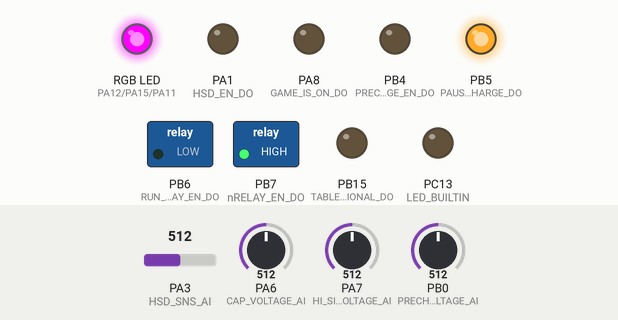
A program run on a simulated STM32 Blue Pill. Parts: switched loads named in the program (green lamp = pin HIGH), an RGB LED mixed from three pins (HIGH = lit), output pins drawn as LEDs (lit = HIGH). The test bench sets the inputs (shaded band); at power-on: PA3 (HSD_SNS_AI) = 512, PA7 (HI_SIDE_COIL_VOLTAGE_AI) = 512, PB0 (PRECHARGE_RELAY_COIL_VOLTAGE_AI) = 512, PA6 (CAP_VOLTAGE_AI) = 512. Pins used as bus, display or sensor lines are not drawn.

Above: at 1.2 s.
1.3 s: PA3 (HSD_SNS_AI) set to 188
2.8 s: PA3 (HSD_SNS_AI) set to 159
At 3.9 s:
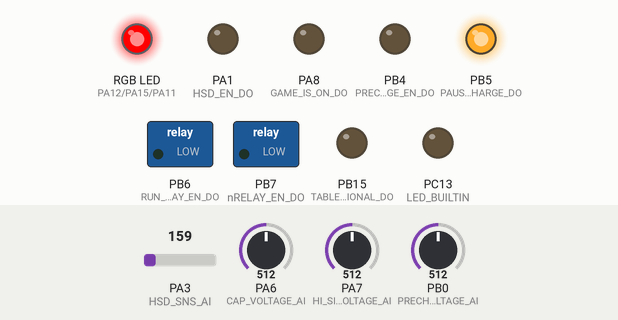
4.3 s: PA7 (HI_SIDE_COIL_VOLTAGE_AI) set to 770
5.8 s: PA7 (HI_SIDE_COIL_VOLTAGE_AI) set to 792
At 6.4 s:
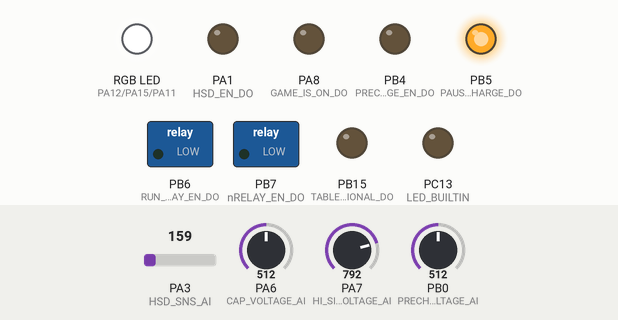
7.3 s: PA7 (HI_SIDE_COIL_VOLTAGE_AI) set to 716
At 8.5 s:
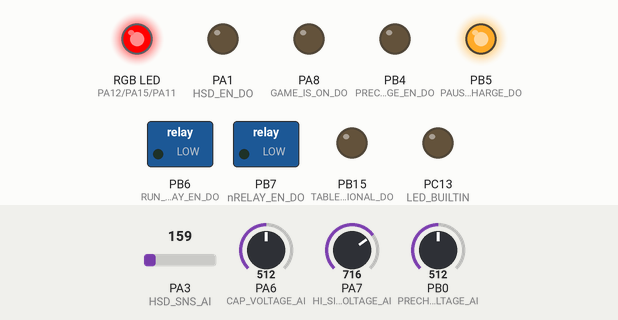
8.8 s: PB0 (PRECHARGE_RELAY_COIL_VOLTAGE_AI) set to 770
10.3 s: PB0 (PRECHARGE_RELAY_COIL_VOLTAGE_AI) set to 797
At 11.7 s:
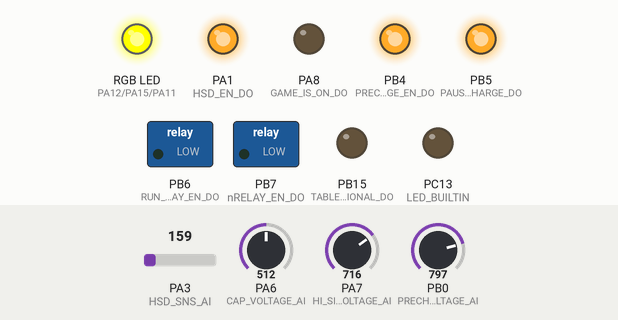
Timing chart, 0 to 12.8 s (numbered marks = the images above; inputs shaded):
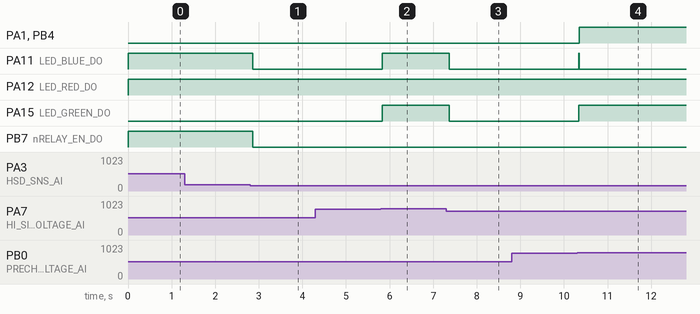

The program:

main.cpp
```cpp
#include "Arduino.h"
#include <Wire.h>

#define HSD_MAX_TEMP 140.0 //Double check with datasheet
#define HSD_MAX_CURRENT 60.0 //Double check with Altium configuration
#define MIN_CAP_VOLTAGE 22.0
#define LED_FLASH_DELAY 500

#define LED_BUILTIN_DO PC13

#define nRELAY_EN_DO PB7
#define nHIT_LIMIT_DI PA4
#define PRECHARGE_EN_DO PB4
#define PAUSE_DISCHARGE_DO PB5
#define RUN_RELAY_EN_DO PB6

#define TABLE_IS_OPERATIONAL_DO PB15
#define GAME_IS_ON_DO PA8

#define LED_RED_DO PA12
#define LED_GREEN_DO PA15
#define LED_BLUE_DO PA11

#define HSD_EN_DO PA1
#define HSD_LATCH_DO PA2
#define HSD_SEL1_DO PA0
#define HSD_SNS_AI PA3

#define CAP_VOLTAGE_AI PA6
#define HI_SIDE_COIL_VOLTAGE_AI PA7
#define PRECHARGE_RELAY_COIL_VOLTAGE_AI PB0

HardwareSerial Serial2(PA10,PA9);

bool did_transition = false;
int start_millis;
bool light_state = false;
bool cap_fault = false;
bool hsd_temp_fault = false;
bool hsd_current_fault = false;
bool loop_fault = false;

bool latched_cap_fault = false;
bool latched_hsd_temp_fault = false;
bool latched_hsd_current_fault = false;
bool latched_loop_fault = false;

float HSD_get_current(){
  digitalWrite(HSD_SEL1_DO, 0);
  return analogRead(HSD_SNS_AI)*3.3*5000/(261*1023); //5000=Ksns, 261=Rsns
}
float HSD_get_temperature(){
  digitalWrite(HSD_SEL1_DO, 1);
  return (((analogRead(HSD_SNS_AI)*3.3/1023)-0.1483)/0.0029); //5000=Ksns, 261=Rsns
}
void HSD_enable(){
  digitalWrite(HSD_EN_DO, 1);
}
void HSD_disable(){
  digitalWrite(HSD_EN_DO, 0);
}
void HSD_latch_faults(){
  digitalWrite(HSD_LATCH_DO, 1);
}
void HSD_retry_after_faults(){
  digitalWrite(HSD_LATCH_DO, 0);
}

float get_high_side_relay_coil_voltage(){
  return analogRead(HI_SIDE_COIL_VOLTAGE_AI)*3.3*7.9/1023;
}
float get_precharge_relay_coil_voltage(){
  return analogRead(PRECHARGE_RELAY_COIL_VOLTAGE_AI)*3.3*7.9/1023;
}
float get_capacitor_voltage(){
  return analogRead(CAP_VOLTAGE_AI)*3.3*7.9/1023;
}

enum hw_state{
  SW_PRECHARGE,
  SW_RUN,
  SW_OFF
};

hw_state get_hardware_state(){
  hw_state current_hw_state = SW_PRECHARGE;
  if(get_precharge_relay_coil_voltage()<20 && get_precharge_relay_coil_voltage()<20 &&
    get_high_side_relay_coil_voltage()<20 && get_high_side_relay_coil_voltage()<20){ //2 reads to debounce in transition
    current_hw_state = SW_OFF;
  }
  else if(get_high_side_relay_coil_voltage()>20){
    current_hw_state = SW_RUN;
  }
  else if(get_precharge_relay_coil_voltage()>20){
    current_hw_state = SW_PRECHARGE;
  }
  return current_hw_state;
}

enum state{
  INIT,
  PRECHARGE,
  WAIT_TO_RUN,
  RUN,
  FAULT
};

enum color{
  BLACK,
  RED,
  BLUE,
  GREEN,
  PURPLE,
  CYAN,
  YELLOW,
  WHITE
};

void setLED(color LEDcolor){
  int red_state = 0;
  int green_state = 0;
  int blue_state = 0;

  switch(LEDcolor){
    case BLACK:
      red_state = 0;
      green_state = 0;
      blue_state = 0;
    break;
    case RED:
      red_state = 1;
      green_state = 0;
      blue_state = 0;
    break;
    case GREEN:
      red_state = 0;
      green_state = 1;
      blue_state = 0;
    break;
    case BLUE:
      red_state = 0;
      green_state = 0;
      blue_state = 1;
    break;
    case PURPLE:
      red_state = 1;
      green_state = 0;
      blue_state = 1;
    break;
    case CYAN:
      red_state = 0;
      green_state = 1;
      blue_state = 1;
    break;
    case YELLOW:
      red_state = 1;
      green_state = 1;
      blue_state = 0;
    break;
    case WHITE:
      red_state = 1;
      green_state = 1;
      blue_state = 1;
    break;
  }
  digitalWrite(LED_RED_DO, red_state);
  digitalWrite(LED_GREEN_DO, green_state);
  digitalWrite(LED_BLUE_DO, blue_state);
}

state state_machine_transition(state local_current_state){
  hsd_temp_fault = HSD_get_temperature()>HSD_MAX_TEMP; //TODO catch HSD self-turnoff
  hsd_current_fault = HSD_get_current()>HSD_MAX_CURRENT;
  loop_fault = get_hardware_state() == SW_OFF;
  cap_fault = get_capacitor_voltage()<MIN_CAP_VOLTAGE && (local_current_state == RUN || local_current_state == WAIT_TO_RUN);
  bool is_faulted = hsd_temp_fault || hsd_current_fault || loop_fault || cap_fault;
  state local_new_state = local_current_state;
  switch(local_current_state){ //state machine transition logic
    case INIT:
      if(get_hardware_state() == SW_PRECHARGE){
        local_new_state = PRECHARGE;
      }
      if(is_faulted){
        local_new_state = FAULT;
      }
    break;
    case PRECHARGE:
      if(is_faulted || get_hardware_state() != SW_PRECHARGE){
        local_new_state = FAULT;
      }
      else if(get_capacitor_voltage()>23.5){
        local_new_state = WAIT_TO_RUN;
      }
    break;
    case WAIT_TO_RUN:
      if(is_faulted){
        local_new_state = FAULT;
      }
      else if(get_hardware_state() == SW_RUN){
        local_new_state = RUN;
      }
    break;
    case RUN:
      if(is_faulted || get_hardware_state() != SW_RUN){
        local_new_state = FAULT;
      }
    break;
    case FAULT:
      if(!is_faulted){
        local_new_state = INIT;
      }
    break;
  }
  return local_new_state;
}

state current_state = INIT;
state new_state = INIT;

void setup()
{
  Serial2.begin(9600);
  pinMode(LED_BUILTIN, OUTPUT);
  pinMode(nRELAY_EN_DO, OUTPUT);
  pinMode(PAUSE_DISCHARGE_DO, OUTPUT);
  pinMode(LED_RED_DO, OUTPUT);
  pinMode(LED_GREEN_DO, OUTPUT);
  pinMode(LED_BLUE_DO, OUTPUT);
  pinMode(nHIT_LIMIT_DI, INPUT);
  pinMode(PRECHARGE_EN_DO, OUTPUT);
  pinMode(RUN_RELAY_EN_DO, OUTPUT);
  pinMode(TABLE_IS_OPERATIONAL_DO, OUTPUT);
  pinMode(GAME_IS_ON_DO, OUTPUT);
  pinMode(HSD_EN_DO, OUTPUT);
  pinMode(HSD_LATCH_DO, OUTPUT);
  pinMode(HSD_SEL1_DO, OUTPUT);

  digitalWrite(nRELAY_EN_DO, LOW); //Set SW shdn to ok state
  digitalWrite(PAUSE_DISCHARGE_DO, HIGH); //Do not pause discharge during a loop-open event
  digitalWrite(PRECHARGE_EN_DO, LOW); //Open precharge relay
  digitalWrite(RUN_RELAY_EN_DO, LOW); //Open run relay
  HSD_retry_after_faults();
}

void loop() {
  Serial2.print("HSD Current: ");
  Serial2.println(HSD_get_current());
  if(cap_fault){
    latched_cap_fault = true;
  }
  if(hsd_temp_fault){
    latched_hsd_temp_fault = true;
  }
  if(hsd_current_fault){
    latched_hsd_current_fault = true;
  }
  if(loop_fault){
    latched_loop_fault = true;
  }

  new_state = state_machine_transition(current_state); //check if state transition is required
  did_transition = (new_state != current_state);
  if(did_transition){ //run on exit blocks
    switch(current_state){
      case INIT:
        //do nothing
      break;
      case PRECHARGE:
        //do nothing
      break;
      case WAIT_TO_RUN:
        digitalWrite(PRECHARGE_EN_DO, LOW); //Open precharge relay
      break;
      case RUN:
        digitalWrite(RUN_RELAY_EN_DO, LOW); //Open run relay
        digitalWrite(TABLE_IS_OPERATIONAL_DO, LOW); //Tell controls processor that table is not ready to go
      break;
      case FAULT:
        //do nothing?
      break;
    }
  }
  current_state = new_state; //state transition
  if(did_transition){ //run on entry blocks
    switch(current_state){
      case INIT:
        digitalWrite(PRECHARGE_EN_DO, LOW); //Open precharge relay
        digitalWrite(RUN_RELAY_EN_DO, LOW); //Open run relay
      break;
      case PRECHARGE:
        digitalWrite(PRECHARGE_EN_DO, HIGH); //Close precharge relay
        HSD_enable();
      break;
      case WAIT_TO_RUN:
        start_millis = millis();
      break;
      case RUN:
        digitalWrite(RUN_RELAY_EN_DO, HIGH); //Close run relay
        digitalWrite(TABLE_IS_OPERATIONAL_DO, HIGH); //Tell controls processor that table is ready to go
      break;
      case FAULT:
        HSD_disable();
      break;
    }
  }
  switch(current_state){ //run on loop blocks
    case INIT:
      setLED(WHITE);
    break;
    case PRECHARGE:
      setLED(YELLOW);
    break;
    case WAIT_TO_RUN:
      if(millis()>start_millis+LED_FLASH_DELAY){ //flash RGB in green, black state
        if(!light_state){
          setLED(GREEN);
          start_millis = millis();
          light_state = true;
        }
        else{
          setLED(BLACK);
          start_millis = millis();
          light_state = false;
        }
      }
    break;
    case RUN:
      setLED(GREEN);
    break;
    case FAULT:
      Serial2.print("Current Faults: ");
      Serial2.print(cap_fault);
      Serial2.print(hsd_temp_fault);
      Serial2.print(hsd_current_fault);
      Serial2.println(loop_fault);

      Serial2.print("Latched Faults: ");
      Serial2.print(latched_cap_fault);
      Serial2.print(latched_hsd_temp_fault);
      Serial2.print(latched_hsd_current_fault);
      Serial2.println(latched_loop_fault);

      if(cap_fault){
          setLED(BLUE); //TODO
          digitalWrite(nRELAY_EN_DO, HIGH);
        }
      else if(hsd_temp_fault || hsd_current_fault){
        setLED(PURPLE);
        digitalWrite(nRELAY_EN_DO, HIGH);
      }
      else if(loop_fault){
        setLED(RED);
        digitalWrite(nRELAY_EN_DO, LOW);
      }
      else{
        setLED(CYAN);
      }
    break;
  }
}
```

Measured:
- the behaviour switches between 172 and 171 on PA3 (HSD_SNS_AI) (found by bisection; images 0 and 1)
- the behaviour switches between 784 and 785 on PA7 (HI_SIDE_COIL_VOLTAGE_AI) (found by bisection; images 1 and 2)
- the behaviour switches between 784 and 785 on PB0 (PRECHARGE_RELAY_COIL_VOLTAGE_AI) (found by bisection; images 3 and 4)
- after the input at 1.3 s, every drawn part: stays the same
- after the input at 2.8 s, PA11 (LED_BLUE_DO), PB7 (nRELAY_EN_DO): HIGH → LOW after 0.06 s
- after the input at 4.3 s, every drawn part: stays the same
- after the input at 5.8 s, PA11 (LED_BLUE_DO), PA15 (LED_GREEN_DO): LOW → HIGH at once
- after the input at 7.3 s, PA11 (LED_BLUE_DO), PA15 (LED_GREEN_DO): HIGH → LOW after 0.06 s
- after the input at 8.8 s, every drawn part: stays the same
- after the input at 10.3 s, PA1 (HSD_EN_DO), PB4 (PRECHARGE_EN_DO): LOW → HIGH after 0.06 s; PA11 (LED_BLUE_DO): LOW → HIGH at once, → LOW 0.02 s later; PA15 (LED_GREEN_DO): LOW → HIGH at once
